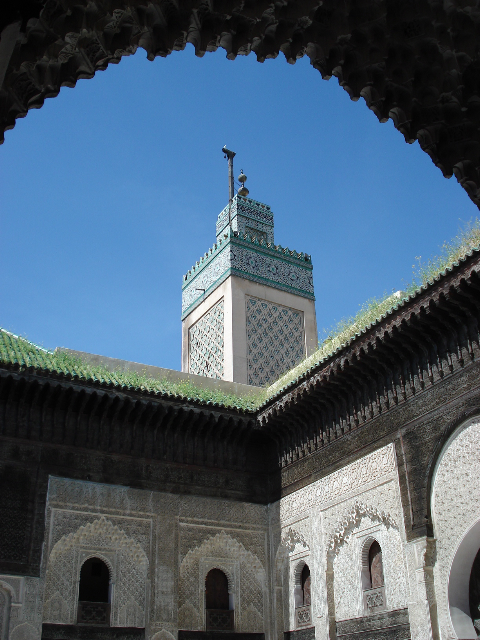
#> input picture authoring/original/art/building_remix_0_4_0/fez/references/bou_inania.jpg, 480 x 640 px, given in place of age1_preview.png, which was not available
$ python finalize.py
#> lines starting #> are read from the running program, lines starting #| are printed output that depends on the picture; pictures that were not available may be replaced by others from this repository, and a replacement may not be noted
from pathlib import Path
import json,hashlib
from PIL import Image,ImageDraw
R=Path(__file__).resolve().parents[3];O=R/'output/buildings_batch/dock';A=R/'art/buildings/dock';Q=R/'research/buildings_batch/dock'
sheet=Image.new('RGB',(1536,1536),'#292e31');draw=ImageDraw.Draw(sheet)
#> after `sheet = Image.new('RGB', (1536, 1536), '#292e31')`:
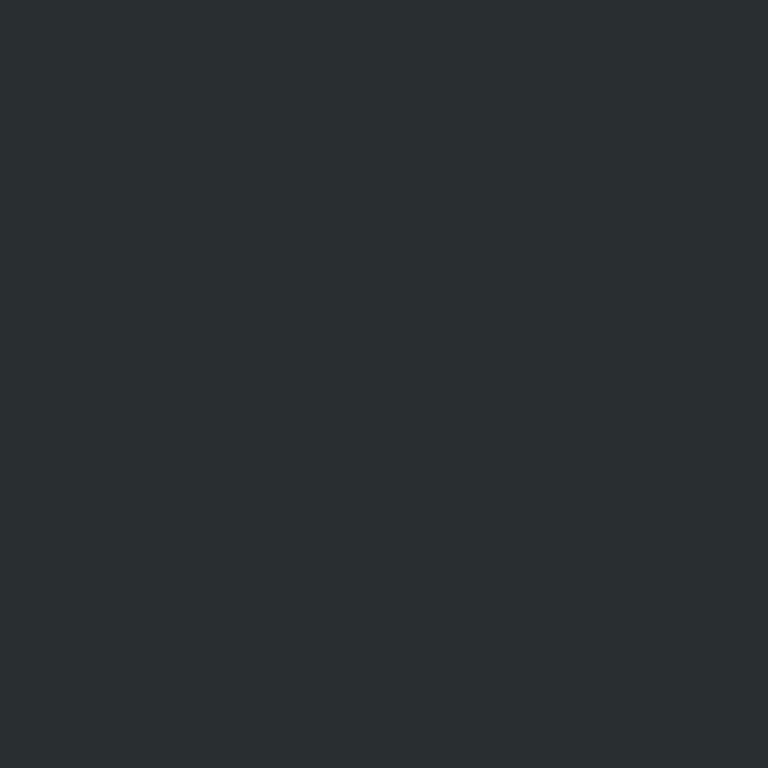
#> sheet: PIL image 1536x1536 RGB (shown at 1/2 size); mean R, G, B 41, 46, 49
for i,age in enumerate([1,2,3,4]):
 im=Image.open(O/f'age{age}_preview.png').convert('RGB');sheet.paste(im,((i%2)*768,(i//2)*768));draw.text(((i%2)*768+18,(i//2)*768+18),f'Dock age {age}',fill='white')
#> further down, im is the input picture: PIL image 480x640 RGB; mean R, G, B 76.2, 95.4, 112.4
#> after `sheet.paste(im, (i % 2 * 768, i // 2 * 768))`:
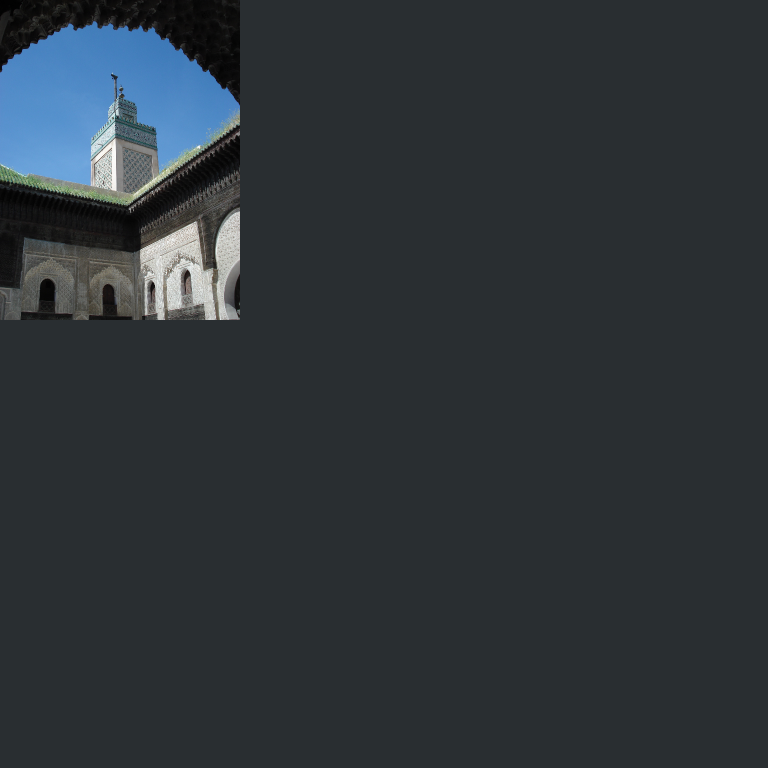
#> sheet: PIL image 1536x1536 RGB (shown at 1/2 size); mean R, G, B 45.6, 52.4, 57.3
#> pass 2 of the loop `for i,age in enumerate([1,2,3,4]):`:
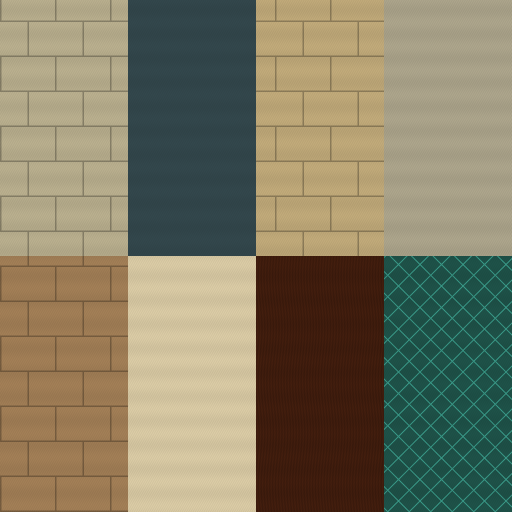
#> input picture authoring/original/art/building_remix_0_4_0/fez/atlas_albedo.png, 1024 x 1024 px, given in place of age2_preview.png, which was not available (shown at 1/2 size)
#> im is the input picture: PIL image 1024x1024 RGB; mean R, G, B 128.9, 123.2, 98.6
#> `sheet.paste(im, (i % 2 * 768, i // 2 * 768))`:
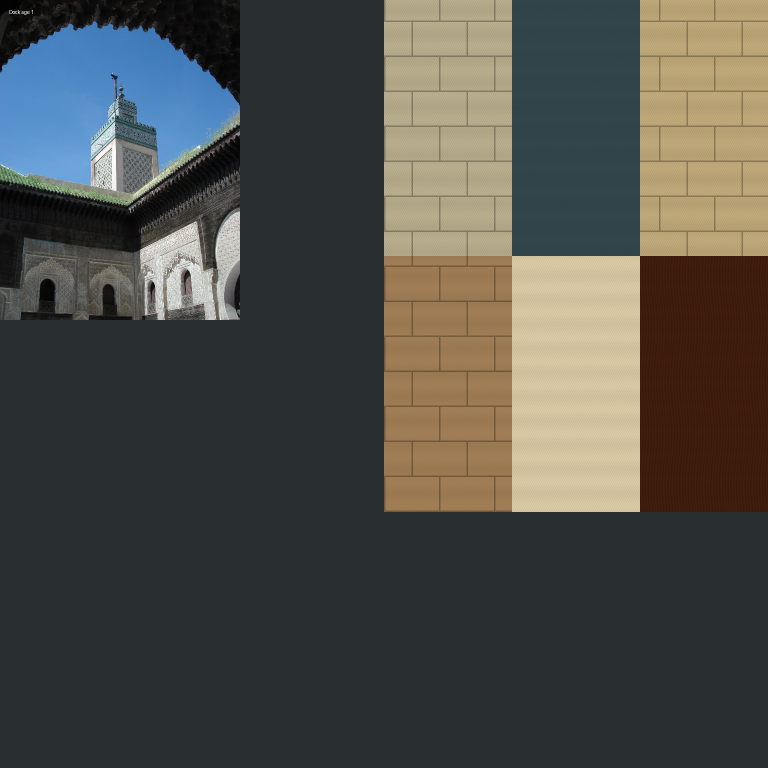
#> sheet: PIL image 1536x1536 RGB (shown at 1/2 size); mean R, G, B 78.2, 78.1, 73
#> (the run stopped early here; a loop or call above may not have finished)
